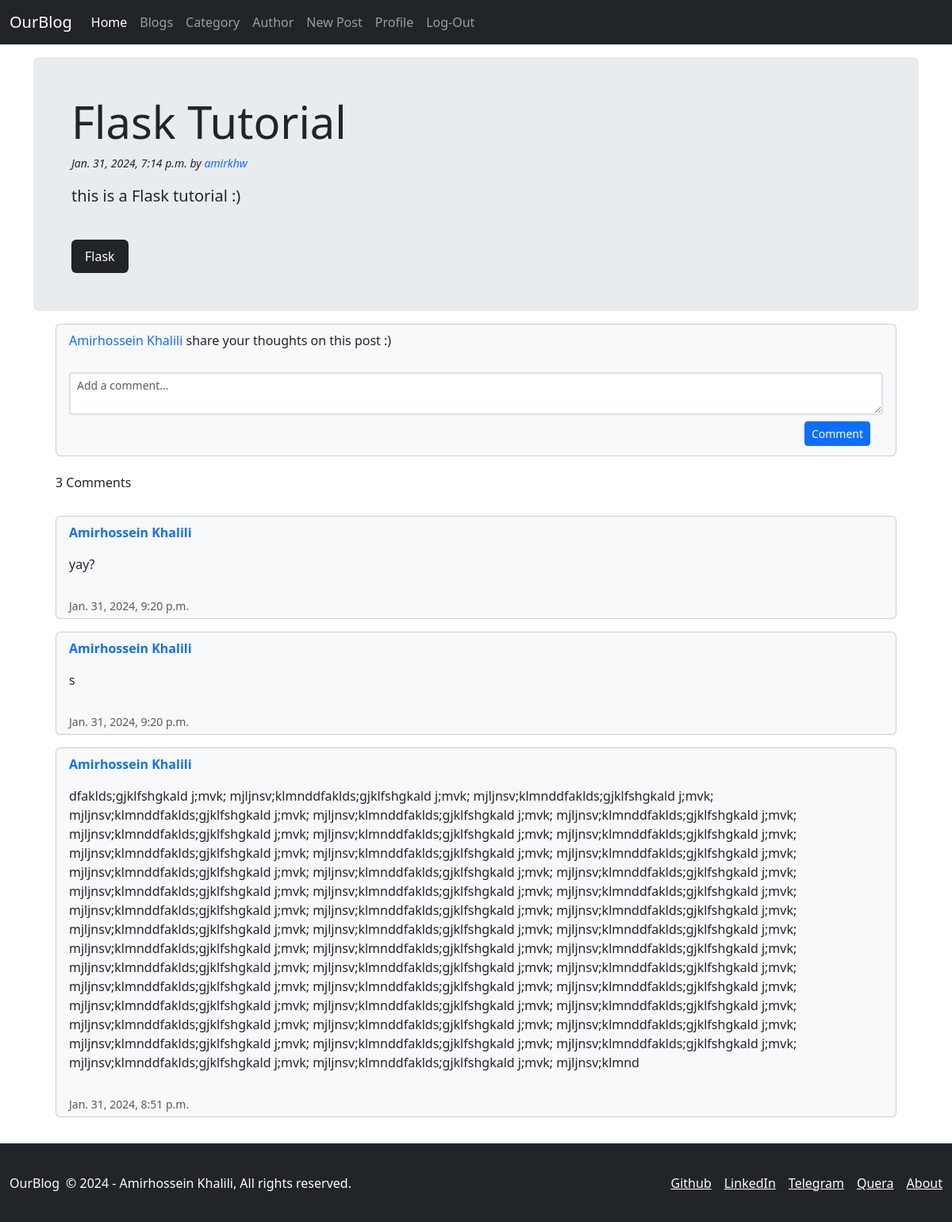
The app's page /posts/detail/3 (signed in) with its own data.
### apps/posts/models.py (models this page shows, shortened)
class Post(models.Model):
    title = models.CharField(max_length=255)
    body = models.TextField(blank=True, null=True)
    author = models.ForeignKey(User, on_delete=models.CASCADE, related_name='posts')
    category = models.ForeignKey(Category, on_delete=models.SET_NULL, related_name='posts', null=True)
    created_at = models.DateTimeField(auto_now_add=True)
    last_modified = models.DateTimeField(auto_now=True)

class Category(models.Model):
    name = models.CharField(max_length=127, unique=True)
    class Meta:
        verbose_name = _('category')
        verbose_name_plural = _('categories')

class Comment(models.Model):
    post = models.ForeignKey(Post, on_delete=models.CASCADE, related_name='comments')
    user = models.ForeignKey(User, on_delete=models.CASCADE, related_name='comments')
    body = models.TextField()
    created_at = models.DateTimeField(auto_now_add=True)

### apps/users/models.py (models this page shows)
class User(AbstractBaseUser, PermissionsMixin):
    email = models.EmailField(unique=True)
    user_name = models.CharField(max_length=255, unique=True)
    first_name = models.CharField(max_length=127, blank=False, null=False)
    last_name = models.CharField(max_length=127, blank=False, null=False)
    created_at = models.DateTimeField(auto_now_add=True)
    about = models.TextField(_('About me'), max_length=500, blank=True, null=True)
    is_staff = models.BooleanField(default=False)
    is_active = models.BooleanField(default=True)
    objects = CustomUserManager()
    USERNAME_FIELD = 'email'
    REQUIRED_FIELDS = ['user_name', 'first_name', 'last_name']
    def __str__(self):
        return f"{self.first_name} {self.last_name}"

### apps/posts/views.py (the view)
# urls.py: path('detail/<int:pk>', DetailPost.as_view(), name='detail-post'),
@method_decorator(login_required, name='dispatch')
class DetailPost(DetailView):
    model = Post
    template_name = 'posts/detail.html'
    context_object_name = 'post'
    def get_context_data(self, **kwargs):
        context = super().get_context_data(**kwargs)
        context['user'] = self.request.user
        return context

### apps/posts/templatetags/markdown_tags.py (called while the page is built)
@register.filter
@stringfilter
def markdown_convertor(value: str) -> str:
    return markdown.markdown(value.strip(), extensions=['fenced_code'])

### templates/posts/detail.html (shortened to what this page needs)
{% extends 'base/base.html' %}
{% load markdown_tags %}
{% block content %}
    <div class="container mt-3 min-vh-100">
        <div class="p-4 p-md-5 rounded bg-body-secondary">
            <div class="px-0">
                <h1 class="display-4">{{ post.title }}</h1>
                <p class="small fst-italic mb-0">{{ post.created_at }} by
                    <a class="text-decoration-none" href="{% url 'users:profile' %}">{{ post.author.user_name }}</a>
                </p>
                <div class="lead my-3">{{ post.body | markdown_convertor | safe }}</div>
                <br>
                <p class="card card-body bg-dark text-white rounded m-0 py-2 px-3" style="width: fit-content;">{{ post.category.name }}</p>
            </div>
        </div>
        <div id="comments" class="container">
            <section class="p-3 m-0 border-0 bd-example">
                <div class="card bg-light">
                    <header class="card-header border-0 bg-transparent">
                        <p>
                            <a class="text-decoration-none" href="{% url 'users:profile' %}">
                                {{ post.author.first_name }} {{ post.author.last_name }}
                            </a>
                            share your thoughts on this post :)
                        </p>
                    </header>
                    <div class="card-body py-1">
                        <form method="POST" id="new-comment" action="{% url 'posts:create-comment' %}">
                            <div>
                                <textarea
                                  class="form-control form-control-sm border border-2 rounded-1"
                                  id="exampleFormControlTextarea1"
                                  placeholder="Add a comment..."
                                  minlength="3"
                                  maxlength="255"
                                  required
                                  name="body"
                                ></textarea>
                            </div>
                        <footer class="card-footer bg-transparent border-0 text-end">
                            <button type="submit" class="btn btn-primary btn-sm">Comment</button>
                        </footer>
                        </form>
                    </div>
                </div>
                <aside class="d-flex justify-content-between align-items-center my-4">
                    <h4 class="h6">{{ post.comments.all | length }} Comments</h4>
                </aside>
                {% for comment in post.comments.all|dictsortreversed:"created_at" %}
                <article class="card bg-light my-3">
                    <header class="card-header border-0 bg-transparent d-flex align-items-center">
                        <div><a class="fw-semibold text-decoration-none">{{ comment.user }}</a></div>
                    </header>
                    <div class="card-body py-2 px-3">{{ comment.body | markdown_convertor | safe }}</div>
                    <footer class="border-0 py-1 px-3">
                        <span class="small text-muted">{{ comment.created_at }}</span>
                    </footer>
                </article>
                {% empty %}
                <p>Be the first one to comment your opinion about this post!</p>
                {% endfor %}
            </section>
        </div>
    </div>
{% endblock %}

### records on screen
Post: title "Flask Tutorial", created_at "Jan. 31, 2024, 7:14 p.m.", author.user_name "amirkhw", body "this is a Flask tutorial :)", category.name "Flask", author.first_name "Amirhossein", author.last_name "Khalili", comments.all|length "3"
Comment: user "Amirhossein Khalili", body "yay?", created_at "Jan. 31, 2024, 9:20 p.m."
Comment: user "Amirhossein Khalili", body "s", created_at "Jan. 31, 2024, 9:20 p.m."
Comment: user "Amirhossein Khalili", body "dfaklds;gjklfshgkald j;mvk; mjljnsv;klmnddfaklds;gjklfshgkald j;mvk; mjljnsv;klmnddfaklds;gjklfshgkald j;mvk; mjljnsv;klmnddfaklds;gjklfshgkald j;mvk; mjljnsv;klmnddfaklds;gjklfshgkald j;mvk; mjljnsv;klmnddfaklds;gjklfshgkald j;mvk; mjljnsv;klmnddfaklds;gjklfshgkald j;mvk; mjljnsv;klmnddfaklds;gjklfshgkald j;mvk; mjljnsv;klmnddfaklds;gjklfshgkald j;mvk; mjljnsv;klmnddfaklds;gjklfshgkald j;mvk; mjljnsv;klmnddfaklds;gjklfshgkald j;mvk; mjljnsv;klmnddfaklds;gjklfshgkald j;mvk; mjljnsv;klmnddfaklds;gjklfshgkald j;mvk; mjljnsv;klmnddfaklds;gjklfshgkald j;mvk; mjljnsv;klmnddfaklds;gjklfshgkald j;mvk; mjljnsv;klmnddfaklds;gjklfshgkald j;mvk; mjljnsv;klmnddfaklds;gjklfshgkald j;mvk;…", created_at "Jan. 31, 2024, 8:51 p.m."
